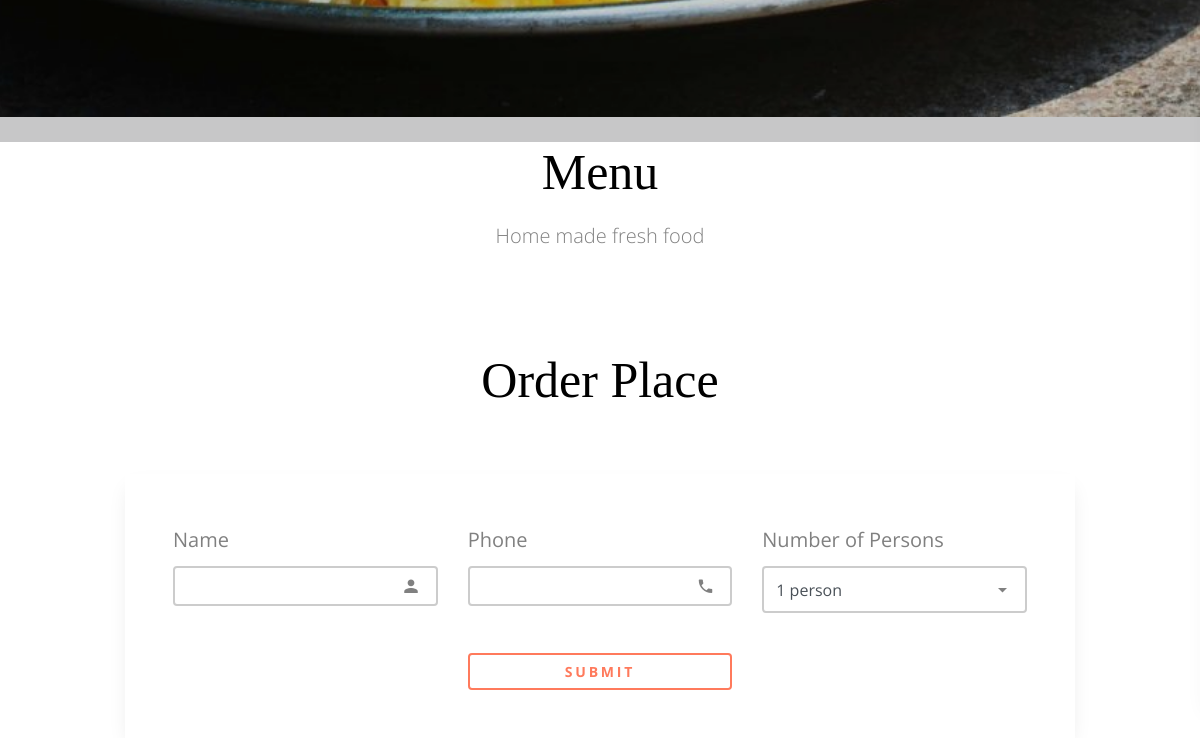
Page /food/ (lower part) on the earlier database version.
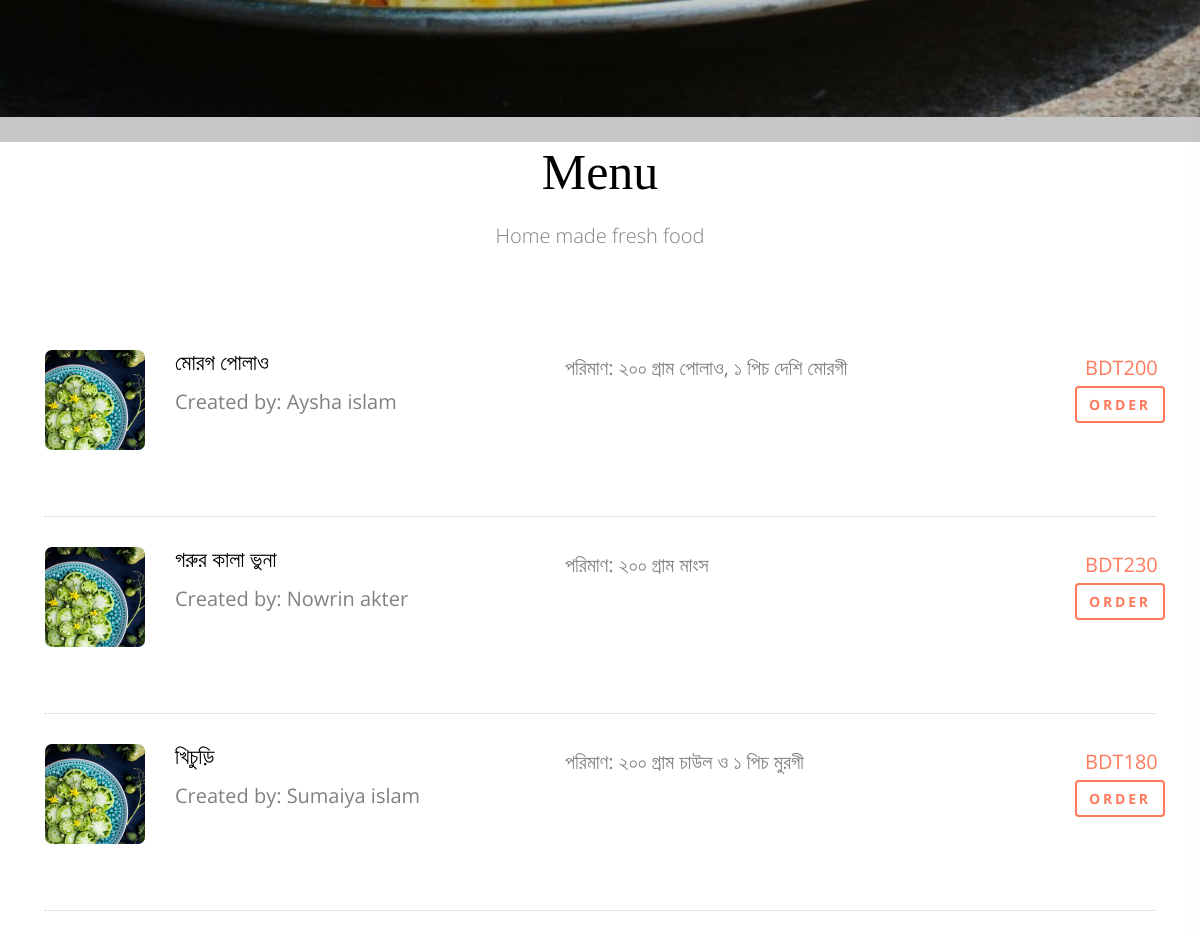
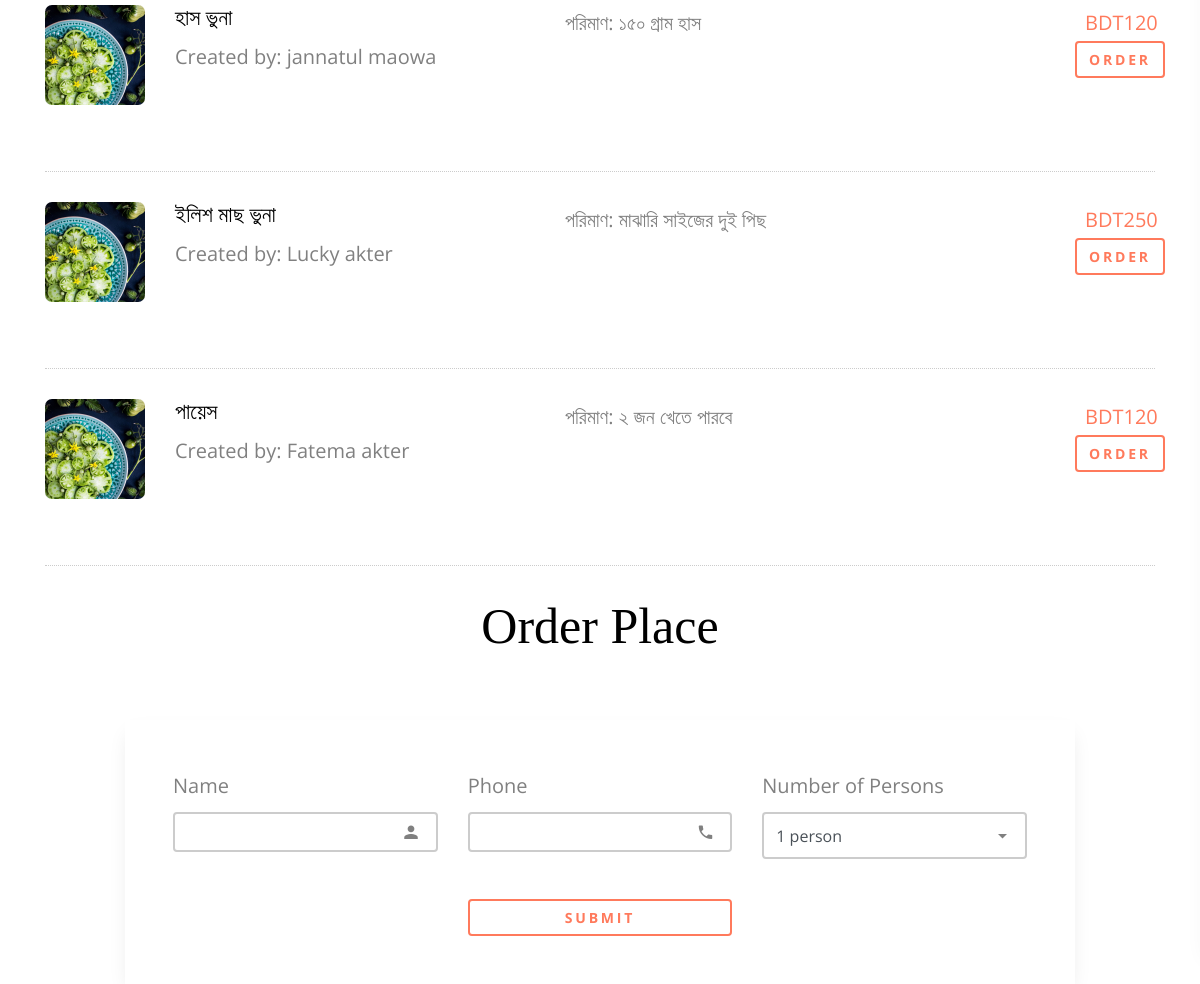
Same page on the later database version (2 pictures, top to bottom).
### main_app/models.py (models this page shows)
class Foods(models.Model):
    name = models.CharField(max_length=30)
    food_name = models.CharField(max_length=50)
    price = models.IntegerField()
    quantity = models.CharField(max_length=50)

### main_app/views.py (the view)
# urls.py: url(r'^food/', food_list, name="food"),
def food_list(request):
    foods = Foods.objects.all()
    context = {
        'foods': foods
    }
    return render(request, 'food.html', context=context)

### templates/food.html (shortened to what the changed rows need)
{% extends 'master.html' %}
{% load static %}
{% block content %}
    <div class="main-wrap " id="section-food">
            <div class="container" id="section-menu">
                <div class="row section-heading justify-content-center mb-5">
                    <div class="col-md-8 text-center">
                        <h2 class="heading mb-3">Menu</h2>
                    </div>
                </div>
                <div class="tab-content" id="pills-tabContent">
                    <div class="tab-pane fade show active" id="pills-breakfast" role="tabpanel"
                         aria-labelledby="pills-breakfast-tab">
                        {% for food in foods %}
                            <div class="d-block d-md-flex menu-food-item">
                                <div class="text order-1 mb-3">
                                    <img src="images/img_1.jpg" alt="Image">
                                    <h3><a href=" ">{{ food.food_name }}</a></h3>
                                    <p><b>Created by: {{ food.name }} </b></p>
                                </div>
                                <div class="text order-1 mb-3">
                                    <p><b>পরিমাণ: {{ food.quantity }}</b></p>
                                </div>
                                <div class="price order-2" id="order-place">
                                    <strong>BDT{{ food.price }}</strong>
                                    <div class="row justify-content-center">  <a href="#section-order"> <input type="submit" class="btn btn-primary btn-outline-primary btn-block"
                                               value="order"></a>
                                    </div>
                                </div>
                            </div>
                        {% endfor %}
                    </div>
                </div>
            </div>
        </div>
    </div>
<div class="container">
    <div class="row section-heading justify-content-center mb-5">
        <div class="col-md-8 text-center">
            <h2 class="heading mb-3">Order Place</h2>
        </div>
    </div>
</div>
{% endblock %}

Differences in the rows shown:
added Foods: food_name "মোরগ পোলাও", name "Aysha islam", quantity "২০০ গ্রাম পোলাও, ১ পিচ দেশি মোরগী", price "200"
added Foods: food_name "গরুর কালা ভুনা", name "Nowrin akter", quantity "২০০ গ্রাম মাংস", price "230"
added Foods: food_name "খিচুড়ি", name "Sumaiya islam", quantity "২০০ গ্রাম চাউল ও ১ পিচ মুরগী", price "180"
added Foods: food_name "হাস ভুনা", name "jannatul maowa", quantity "১৫০ গ্রাম হাস", price "120"
added Foods: food_name "ইলিশ মাছ ভুনা", name "Lucky akter", quantity "মাঝারি সাইজের দুই পিছ", price "250"
added Foods: food_name "পায়েস", name "Fatema akter", quantity "২ জন খেতে পারবে", price "120"
